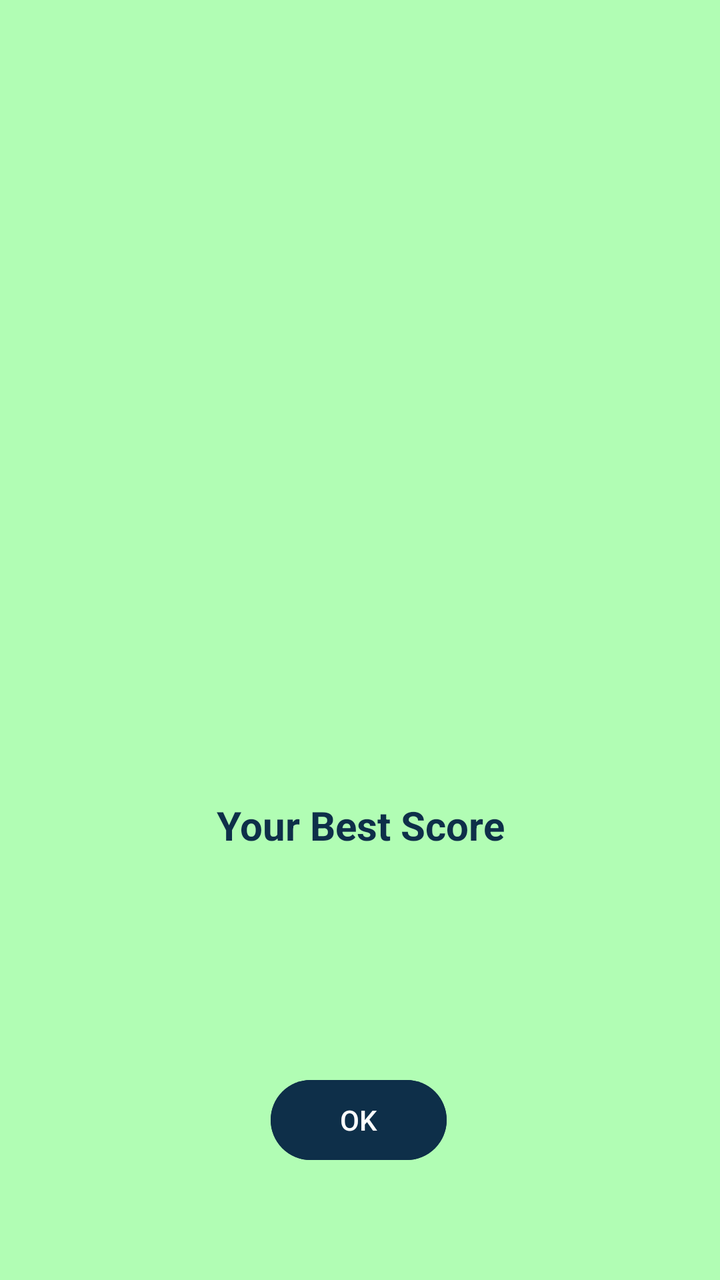
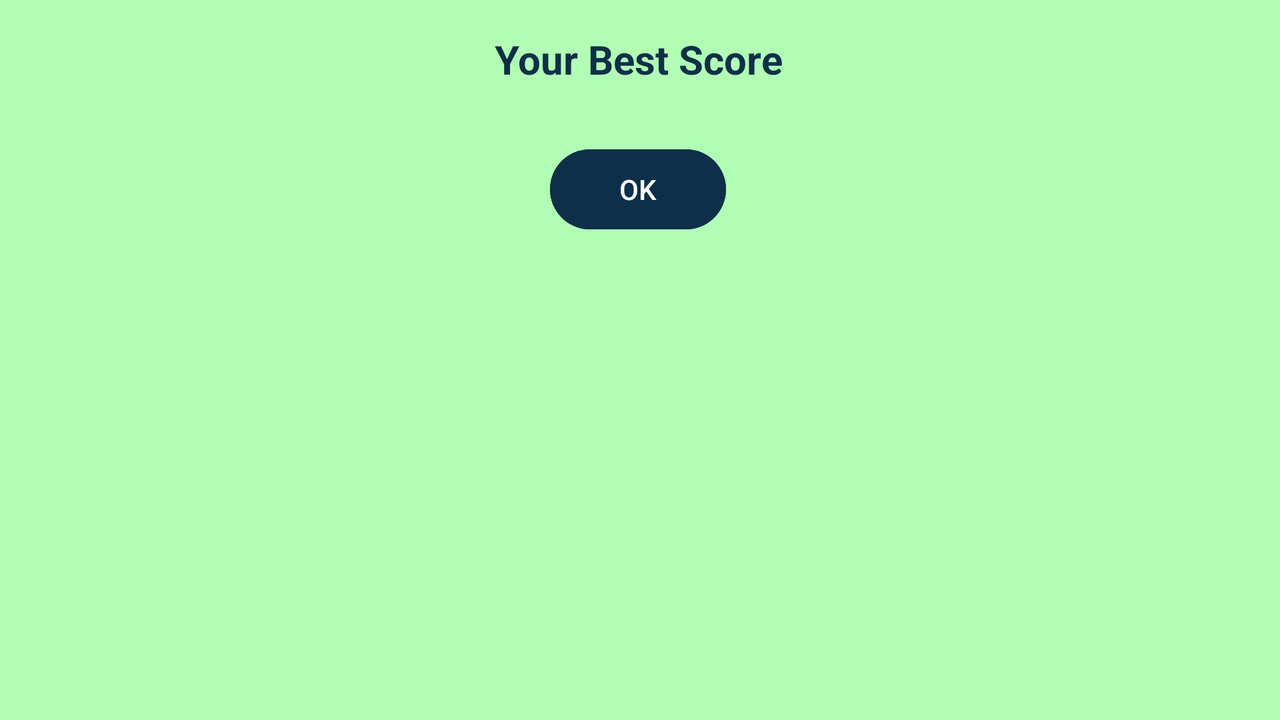

Two renders of one Android screen. The first uses the default layout on a phone; the second uses the alternative layout the repository ships for a different screen configuration, on a matching device. The two XML files are below.
<!-- AndroidManifest.xml: application theme Theme.PenguinPatrol -->
<!-- res/layout/highestscore.xml -->
<?xml version="1.0" encoding="utf-8"?>
<androidx.constraintlayout.widget.ConstraintLayout xmlns:android="http://schemas.android.com/apk/res/android"
    xmlns:app="http://schemas.android.com/apk/res-auto"
    xmlns:tools="http://schemas.android.com/tools"
    android:layout_width="match_parent"
    android:layout_height="match_parent"
    android:background="#B1FDB4">

    <TextView
        android:id="@+id/highscore"
        android:layout_width="wrap_content"
        android:layout_height="wrap_content"
        android:layout_marginTop="100dp"
        android:text="@string/highscore"
        android:textAlignment="center"
        android:textColor="@color/Btncolors"
        android:textSize="20sp"
        android:textStyle="bold"
        app:layout_constraintBottom_toTopOf="@+id/okBtn"
        app:layout_constraintEnd_toEndOf="parent"
        app:layout_constraintStart_toStartOf="parent"
        app:layout_constraintTop_toTopOf="parent"
        app:layout_constraintVertical_bias="0.776" />

    <Button
        android:id="@+id/okBtn"
        android:layout_width="wrap_content"
        android:layout_height="wrap_content"
        android:layout_marginBottom="56dp"
        android:backgroundTint="@color/Btncolors"
        android:text="@string/ok"
        app:layout_constraintBottom_toBottomOf="parent"
        app:layout_constraintEnd_toEndOf="parent"
        app:layout_constraintHorizontal_bias="0.498"
        app:layout_constraintStart_toStartOf="parent" />

</androidx.constraintlayout.widget.ConstraintLayout>
<!-- resources referenced by this layout -->
<resources>
  <color name="Btncolors">#0E2F49</color>
  <string name="highscore">Your Best Score\n</string>
  <string name="ok">OK</string>
  <style name="Theme.PenguinPatrol" parent="Base.Theme.PenguinPatrol" />
  <style name="Base.Theme.PenguinPatrol" parent="Theme.Material3.DayNight.NoActionBar">
          
          
      </style>
</resources>
<!-- res/layout-land/highestscore.xml (the repository's variant of the layout above) -->
<!-- drawn on the phone turned sideways -->
<?xml version="1.0" encoding="utf-8"?>
<androidx.constraintlayout.widget.ConstraintLayout xmlns:android="http://schemas.android.com/apk/res/android"
    xmlns:app="http://schemas.android.com/apk/res-auto"
    xmlns:tools="http://schemas.android.com/tools"
    android:layout_width="match_parent"
    android:layout_height="match_parent"
    android:background="#B1FDB4">

    <TextView
        android:id="@+id/highscore"
        android:layout_width="wrap_content"
        android:layout_height="wrap_content"
        android:layout_marginTop="16dp"
        android:text="@string/highscore"
        android:textAlignment="center"
        android:textColor="@color/Btncolors"
        android:textSize="20sp"
        android:textStyle="bold"
        app:layout_constraintEnd_toEndOf="parent"
        app:layout_constraintHorizontal_bias="0.498"
        app:layout_constraintStart_toStartOf="parent"
        app:layout_constraintTop_toTopOf="parent" />

    <Button
        android:id="@+id/okBtn"
        android:layout_width="wrap_content"
        android:layout_height="wrap_content"
        android:layout_marginTop="4dp"
        android:backgroundTint="@color/Btncolors"
        android:text="@string/ok"
        app:layout_constraintEnd_toEndOf="parent"
        app:layout_constraintHorizontal_bias="0.498"
        app:layout_constraintStart_toStartOf="parent"
        app:layout_constraintTop_toBottomOf="@+id/highscore" />

</androidx.constraintlayout.widget.ConstraintLayout>
